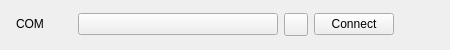
      <widget class="CardWidget" name="ConnectCard">
       <property name="minimumSize">
        <size>
         <width>0</width>
         <height>50</height>
        </size>
       </property>
       <property name="maximumSize">
        <size>
         <width>16777215</width>
         <height>50</height>
        </size>
       </property>
       <layout class="QVBoxLayout" name="verticalLayout_6">
        <item>
         <layout class="QHBoxLayout" name="horizontalLayout_5">
          <property name="leftMargin">
           <number>5</number>
          </property>
          <property name="rightMargin">
           <number>5</number>
          </property>
          <item>
           <layout class="QHBoxLayout" name="horizontalLayout_6">
            <property name="leftMargin">
             <number>0</number>
            </property>
            <property name="topMargin">
             <number>0</number>
            </property>
            <property name="rightMargin">
             <number>0</number>
            </property>
            <item>
             <widget class="BodyLabel" name="BodyLabel_Serial">
              <property name="sizePolicy">
               <sizepolicy hsizetype="Fixed" vsizetype="Fixed">
                <horstretch>0</horstretch>
                <verstretch>0</verstretch>
               </sizepolicy>
              </property>
              <property name="minimumSize">
               <size>
                <width>56</width>
                <height>0</height>
               </size>
              </property>
              <property name="text">
               <string>COM</string>
              </property>
             </widget>
            </item>
            <item>
             <widget class="ComboBox" name="ComboBox_Serial">
              <property name="minimumSize">
               <size>
                <width>200</width>
                <height>0</height>
               </size>
              </property>
             </widget>
            </item>
            <item alignment="Qt::AlignVCenter">
             <widget class="PrimaryToolButton" name="Button_UpdateSerial">
              <property name="sizePolicy">
               <sizepolicy hsizetype="Fixed" vsizetype="Fixed">
                <horstretch>0</horstretch>
                <verstretch>0</verstretch>
               </sizepolicy>
              </property>
              <property name="text">
               <string/>
              </property>
              <property name="icon">
               <iconset theme="Update">
                <normaloff>C:/Users/w1078/.designer/backup</normaloff>C:/Users/w1078/.designer/backup</iconset>
              </property>
             </widget>
            </item>
           </layout>
          </item>
          <item>
           <widget class="PrimaryPushButton" name="ButtonConnectSerial">
            <property name="text">
             <string>Connect</string>
            </property>
           </widget>
          </item>
          <item>
           <spacer name="horizontalSpacer">
            <property name="orientation">
             <enum>Qt::Horizontal</enum>
            </property>
            <property name="sizeHint" stdset="0">
             <size>
              <width>40</width>
              <height>20</height>
             </size>
            </property>
           </spacer>
          </item>
         </layout>
        </item>
       </layout>
      </widget>
